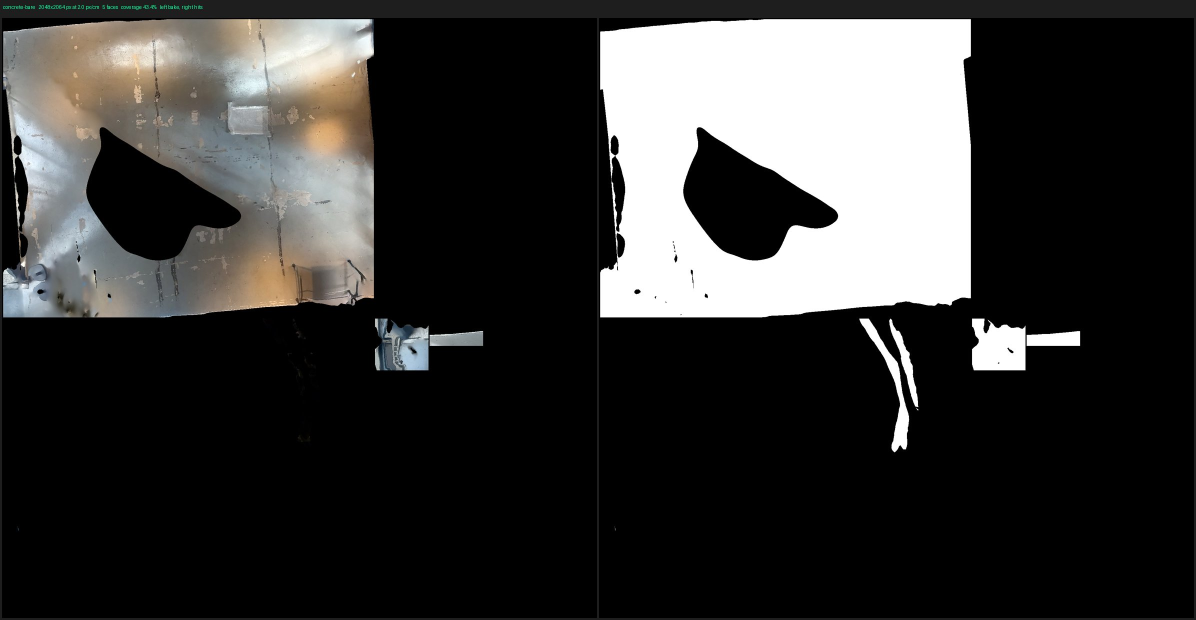
#> input picture docs/sheet/tex-concrete-bare.jpg, 2392 x 1240 px, given in place of checker.png, which was not available (shown at 1/2 size)
$ python bake_sheet.py
#> lines starting #> are read from the running program, lines starting #| are printed output that depends on the picture; pictures that were not available may be replaced by others from this repository, and a replacement may not be noted
"""Contact sheets of the bake: per material, the baked image next to its hole mask, coverage in the corner, plus one
overview sheet of every material. docs/sheet/tex-<material>.jpg and docs/sheet/tex-overview.jpg (docs/TEXTURES.md D)."""
import json, os
from PIL import Image, ImageDraw
idx = json.load(open("scan/bake/index.json"))
#> (reads scan/bake/index.json from the repository)
os.makedirs("docs/sheet", exist_ok=True)
tiles = []
for m, e in idx.items():
    img = Image.open(f"scan/bake/{m}.png").convert("RGB"); msk = Image.open(f"scan/bake/{m}.mask.png").convert("RGB")
#> further down, img is the input picture: PIL image 2392x1240 RGB; mean R, G, B 54.4, 53.8, 52.7
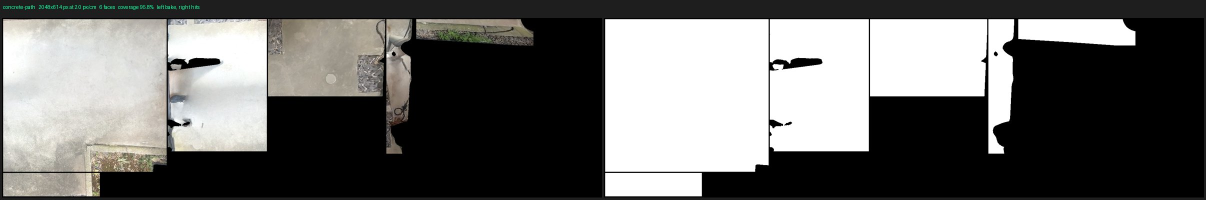
#> input picture docs/sheet/tex-concrete-path.jpg, 2412 x 399 px, given in place of checker.mask.png, which was not available (shown at 1/2 size)
#> further down, msk is the input picture: PIL image 2412x399 RGB; mean R, G, B 104.6, 104.2, 102.4
    W, H = img.size; sc = min(1.0, 1200 / W, 1200 / H); w, h = int(W * sc), int(H * sc)
#> after `W, H = img.size`: W = 2392; H = 1240
#> after `sc = min(1.0, 1200 / W, 1200 / H)`: sc = 0.502
#> after `w, h = (int(W * sc), int(H * sc))`: w = 1200; h = 622
    sheet = Image.new("RGB", (w * 2 + 12, h + 40), (30, 30, 30))
#> sheet: PIL image 2412x662 RGB; every value is 30
    sheet.paste(img.resize((w, h)), (4, 36)); sheet.paste(msk.resize((w, h)), (w + 8, 36))
#> after `sheet.paste(img.resize((w, h)), (4, 36))`:
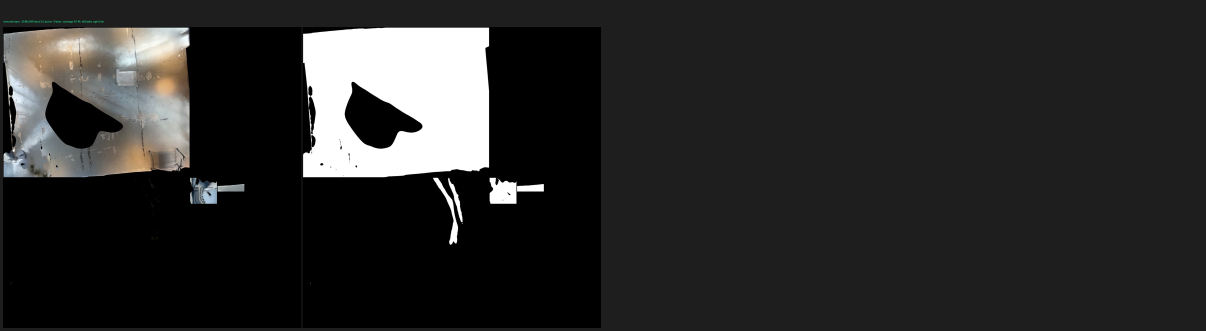
#> sheet: PIL image 2412x662 RGB (shown at 1/2 size); mean R, G, B 41.4, 41.1, 40.6
#> after `sheet.paste(msk.resize((w, h)), (w + 8, 36))`:
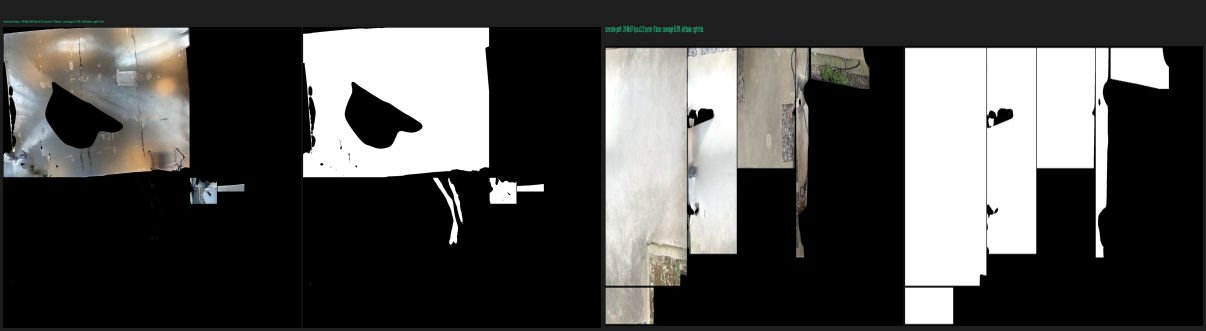
#> sheet: PIL image 2412x662 RGB (shown at 1/2 size); mean R, G, B 76.3, 75.8, 74.5
    d = ImageDraw.Draw(sheet); d.text((6, 8), f"{m}   {W}x{H} px at {e['ppc']} px/cm   {len(e['faces'])} faces   coverage {e['coverage']}%   left bake, right hits", fill=(0, 255, 160))
    sheet.save(f"docs/sheet/tex-{m}.jpg", quality=85)
    t = img.resize((300, max(1, int(300 * H / W)))) if W >= H else img.resize((max(1, int(300 * W / H)), 300))
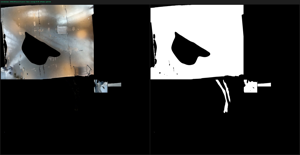
#> t: PIL image 300x155 RGB; mean R, G, B 54.4, 53.8, 52.7
#> (the run stopped early here; a loop or call above may not have finished)
